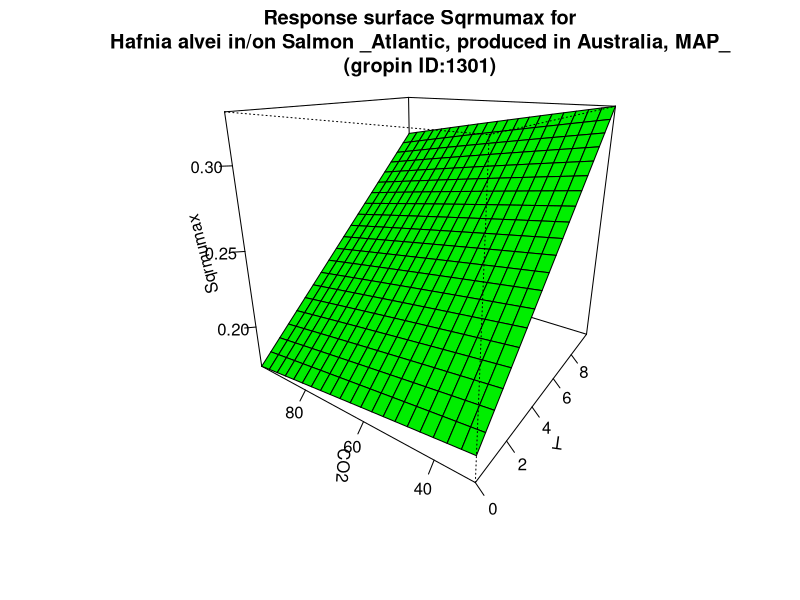

R code for this plot:
#############################
# start of Parameter script
#############################
T <- seq(0,9.99000999000999,length.out=21)
CO2 <- seq(30.03,97.9020979020979,length.out=21)
#############################
# end of Parameter script
#############################
############################# 
# start of Model script Gropin ID 1301 
#############################
 
# constant coefficients for this model
 
variables <- data.frame(T,CO2)
argumentsPar <- expand.grid(variables)
 
# heart of the model
response_surface <- function(T,CO2) {
   mumax <-6.88*(10^-4)*(T+13.25)*sqrt(452-CO2)

return(mumax=mumax)
} 

# output parameters
responseSurface <- cbind(argumentsPar,response_surface(argumentsPar['T'],argumentsPar['CO2']))
colnames(responseSurface) <- c(colnames(argumentsPar),'Sqrmumax')
#############################
# End of Model script
#############################
############################# 
# start of Visualisation script Gropin ID 1301 
#############################
persp(T,CO2,matrix(unlist(responseSurface$'Sqrmumax'),nrow=21),col = 'green',xlab='T',ylab='CO2',zlab='Sqrmumax',main='Response surface Sqrmumax for
Hafnia alvei in/on Salmon _Atlantic, produced in Australia, MAP_
(gropin ID:1301)',theta=305,phi=20,shade=0.25,ticktype = 'detailed')
#############################
# End of Visualisation script
#############################
